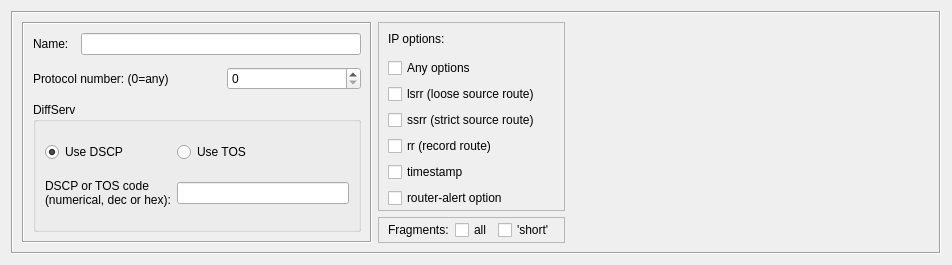
<?xml version="1.0" encoding="UTF-8"?>
<ui version="4.0">
 <class>IPServiceDialog_q</class>
 <widget class="QWidget" name="IPServiceDialog_q">
  <property name="enabled">
   <bool>true</bool>
  </property>
  <property name="geometry">
   <rect>
    <x>0</x>
    <y>0</y>
    <width>952</width>
    <height>265</height>
   </rect>
  </property>
  <property name="sizePolicy">
   <sizepolicy hsizetype="Minimum" vsizetype="Preferred">
    <horstretch>0</horstretch>
    <verstretch>0</verstretch>
   </sizepolicy>
  </property>
  <property name="windowTitle">
   <string>IP</string>
  </property>
  <layout class="QGridLayout" name="gridLayout_4">
   <item row="0" column="0">
    <widget class="QFrame" name="frame7">
     <property name="frameShape">
      <enum>QFrame::Box</enum>
     </property>
     <property name="frameShadow">
      <enum>QFrame::Sunken</enum>
     </property>
     <layout class="QGridLayout" name="gridLayout_3">
      <item row="0" column="0" rowspan="3">
       <widget class="QFrame" name="object_attributes_1">
        <property name="sizePolicy">
         <sizepolicy hsizetype="Fixed" vsizetype="Preferred">
          <horstretch>0</horstretch>
          <verstretch>0</verstretch>
         </sizepolicy>
        </property>
        <property name="minimumSize">
         <size>
          <width>350</width>
          <height>0</height>
         </size>
        </property>
        <property name="maximumSize">
         <size>
          <width>350</width>
          <height>16777215</height>
         </size>
        </property>
        <property name="frameShape">
         <enum>QFrame::Box</enum>
        </property>
        <property name="frameShadow">
         <enum>QFrame::Sunken</enum>
        </property>
        <layout class="QGridLayout">
         <property name="spacing">
          <number>12</number>
         </property>
         <item row="0" column="0">
          <widget class="QLabel" name="textLabel1">
           <property name="text">
            <string>Name:</string>
           </property>
           <property name="wordWrap">
            <bool>false</bool>
           </property>
          </widget>
         </item>
         <item row="0" column="1" colspan="2">
          <widget class="QLineEdit" name="obj_name">
           <property name="sizePolicy">
            <sizepolicy hsizetype="Expanding" vsizetype="Fixed">
             <horstretch>200</horstretch>
             <verstretch>0</verstretch>
            </sizepolicy>
           </property>
           <property name="minimumSize">
            <size>
             <width>0</width>
             <height>0</height>
            </size>
           </property>
          </widget>
         </item>
         <item row="1" column="0" colspan="2">
          <widget class="QLabel" name="textLabel3">
           <property name="text">
            <string>Protocol number: (0=any)</string>
           </property>
           <property name="wordWrap">
            <bool>false</bool>
           </property>
          </widget>
         </item>
         <item row="1" column="2">
          <widget class="QSpinBox" name="protocolNum">
           <property name="maximum">
            <number>255</number>
           </property>
          </widget>
         </item>
         <item row="2" column="0" colspan="3">
          <widget class="QGroupBox" name="groupBox">
           <property name="title">
            <string>DiffServ</string>
           </property>
           <layout class="QGridLayout">
            <item row="0" column="0">
             <widget class="QRadioButton" name="use_dscp">
              <property name="text">
               <string>Use DSCP</string>
              </property>
              <property name="checked">
               <bool>true</bool>
              </property>
             </widget>
            </item>
            <item row="0" column="1">
             <widget class="QRadioButton" name="use_tos">
              <property name="text">
               <string>Use TOS</string>
              </property>
             </widget>
            </item>
            <item row="1" column="0">
             <widget class="QLabel" name="code_label">
              <property name="text">
               <string>DSCP or TOS code
(numerical, dec or hex):</string>
              </property>
             </widget>
            </item>
            <item row="1" column="1">
             <widget class="QLineEdit" name="code"/>
            </item>
           </layout>
          </widget>
         </item>
        </layout>
       </widget>
      </item>
      <item row="0" column="1" rowspan="3">
       <layout class="QVBoxLayout" name="verticalLayout">
        <property name="spacing">
         <number>6</number>
        </property>
        <item>
         <widget class="QFrame" name="object_attributes_2">
          <property name="sizePolicy">
           <sizepolicy hsizetype="Preferred" vsizetype="MinimumExpanding">
            <horstretch>0</horstretch>
            <verstretch>0</verstretch>
           </sizepolicy>
          </property>
          <property name="frameShape">
           <enum>QFrame::StyledPanel</enum>
          </property>
          <property name="frameShadow">
           <enum>QFrame::Raised</enum>
          </property>
          <layout class="QGridLayout" name="gridLayout_2">
           <property name="topMargin">
            <number>2</number>
           </property>
           <property name="bottomMargin">
            <number>2</number>
           </property>
           <item row="0" column="0">
            <widget class="QLabel" name="label">
             <property name="text">
              <string>IP options:</string>
             </property>
            </widget>
           </item>
           <item row="1" column="0">
            <widget class="QCheckBox" name="any_opt">
             <property name="toolTip">
              <string>IP service object that has this attribute turned on matches IP packets with any IP options present.</string>
             </property>
             <property name="text">
              <string>Any options</string>
             </property>
            </widget>
           </item>
           <item row="2" column="0">
            <widget class="QCheckBox" name="lsrr">
             <property name="text">
              <string>lsrr (loose source route)</string>
             </property>
            </widget>
           </item>
           <item row="3" column="0">
            <widget class="QCheckBox" name="ssrr">
             <property name="text">
              <string>ssrr (strict source route)</string>
             </property>
            </widget>
           </item>
           <item row="4" column="0">
            <widget class="QCheckBox" name="rr">
             <property name="text">
              <string>rr (record route)</string>
             </property>
            </widget>
           </item>
           <item row="5" column="0">
            <widget class="QCheckBox" name="timestamp">
             <property name="text">
              <string>timestamp</string>
             </property>
            </widget>
           </item>
           <item row="6" column="0">
            <widget class="QCheckBox" name="router_alert">
             <property name="text">
              <string>router-alert option</string>
             </property>
            </widget>
           </item>
          </layout>
         </widget>
        </item>
        <item>
         <widget class="QFrame" name="object_attributes_3">
          <property name="sizePolicy">
           <sizepolicy hsizetype="Preferred" vsizetype="Minimum">
            <horstretch>0</horstretch>
            <verstretch>0</verstretch>
           </sizepolicy>
          </property>
          <property name="frameShape">
           <enum>QFrame::StyledPanel</enum>
          </property>
          <property name="frameShadow">
           <enum>QFrame::Raised</enum>
          </property>
          <layout class="QGridLayout" name="gridLayout_121">
           <property name="topMargin">
            <number>2</number>
           </property>
           <property name="bottomMargin">
            <number>2</number>
           </property>
           <item row="0" column="0">
            <widget class="QLabel" name="label_2">
             <property name="text">
              <string>Fragments:</string>
             </property>
            </widget>
           </item>
           <item row="0" column="1">
            <widget class="QCheckBox" name="all_fragments">
             <property name="text">
              <string>all</string>
             </property>
            </widget>
           </item>
           <item row="0" column="2">
            <widget class="QCheckBox" name="short_fragments">
             <property name="text">
              <string>'short'</string>
             </property>
            </widget>
           </item>
          </layout>
         </widget>
        </item>
       </layout>
      </item>
      <item row="1" column="2">
       <widget class="CommentKeywords" name="commentKeywords" native="true">
        <property name="sizePolicy">
         <sizepolicy hsizetype="Expanding" vsizetype="Expanding">
          <horstretch>0</horstretch>
          <verstretch>0</verstretch>
         </sizepolicy>
        </property>
       </widget>
      </item>
     </layout>
    </widget>
   </item>
  </layout>
 </widget>
 <customwidgets>
  <customwidget>
   <class>CommentKeywords</class>
   <extends>QWidget</extends>
   <header>CommentKeywords.h</header>
   <container>1</container>
  </customwidget>
 </customwidgets>
 <tabstops>
  <tabstop>obj_name</tabstop>
  <tabstop>protocolNum</tabstop>
  <tabstop>use_dscp</tabstop>
  <tabstop>use_tos</tabstop>
  <tabstop>code</tabstop>
 </tabstops>
 <resources>
  <include location="MainRes.qrc"/>
 </resources>
 <connections>
  <connection>
   <sender>any_opt</sender>
   <signal>stateChanged(int)</signal>
   <receiver>IPServiceDialog_q</receiver>
   <slot>anyOptionsStateChanged()</slot>
   <hints>
    <hint type="sourcelabel">
     <x>441</x>
     <y>64</y>
    </hint>
    <hint type="destinationlabel">
     <x>421</x>
     <y>150</y>
    </hint>
   </hints>
  </connection>
 </connections>
 <slots>
  <slot>changed()</slot>
  <slot>anyOptionsStateChanged()</slot>
 </slots>
</ui>
